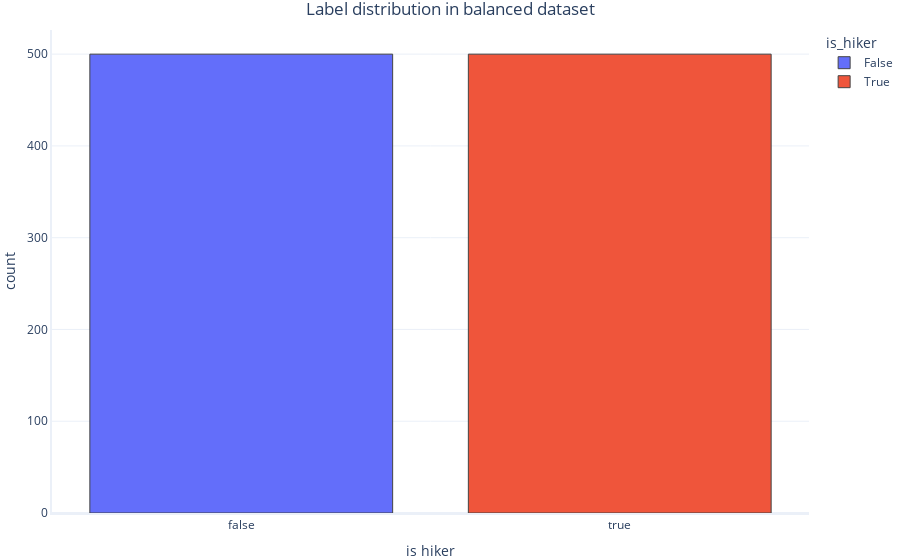

Here is the notebook cell this chart was saved with:
### Markdown cell above
Este nuevo conjunto de datos está equilibrado entre las clases, pero para nuestros fines queremos que esté equilibrado entre excursionistas y no excursionistas.

Para simplificar, tomemos los excursionistas más una muestra aleatoria de los no excursionistas.

### Code cell
# Add a new label with true/false values to our dataset
balanced_dataset["is_hiker"] = balanced_dataset.label == "hiker"

hikers_dataset = balanced_dataset[balanced_dataset["is_hiker"] == 1] 
nonhikers_dataset = balanced_dataset[balanced_dataset["is_hiker"] == False] 
# take a random sampling of non-hikers the same size as the hikers subset
nonhikers_dataset = nonhikers_dataset.sample(n=len(hikers_dataset.index), random_state=1)
balanced_dataset = pandas.concat([hikers_dataset, nonhikers_dataset])

# Plot frequency for "is_hiker" labels
graphing.multiple_histogram(balanced_dataset, label_x="is_hiker", label_group="is_hiker", title="Label distribution in balanced dataset")

### Figure 1 — Plotly figure (JSON) as saved in the notebook; plotly's stock layout.template omitted (floating-point values rounded to 4 significant figures; data arrays with more than 128 entries replaced by an {"elided": "..."} marker saying what was removed)
{"data": [{"histfunc": "count", "name": "False", "type": "histogram", "x": {"elided": "500 bool values"}}, {"histfunc": "count", "name": "True", "type": "histogram", "x": {"elided": "500 bool values"}}], "layout": {"legend": {"title": {"text": "is_hiker"}}, "title": {"text": "Label distribution in balanced dataset"}, "xaxis": {"title": {"text": "is hiker"}}, "yaxis": {"title": {"text": "count"}}}}
